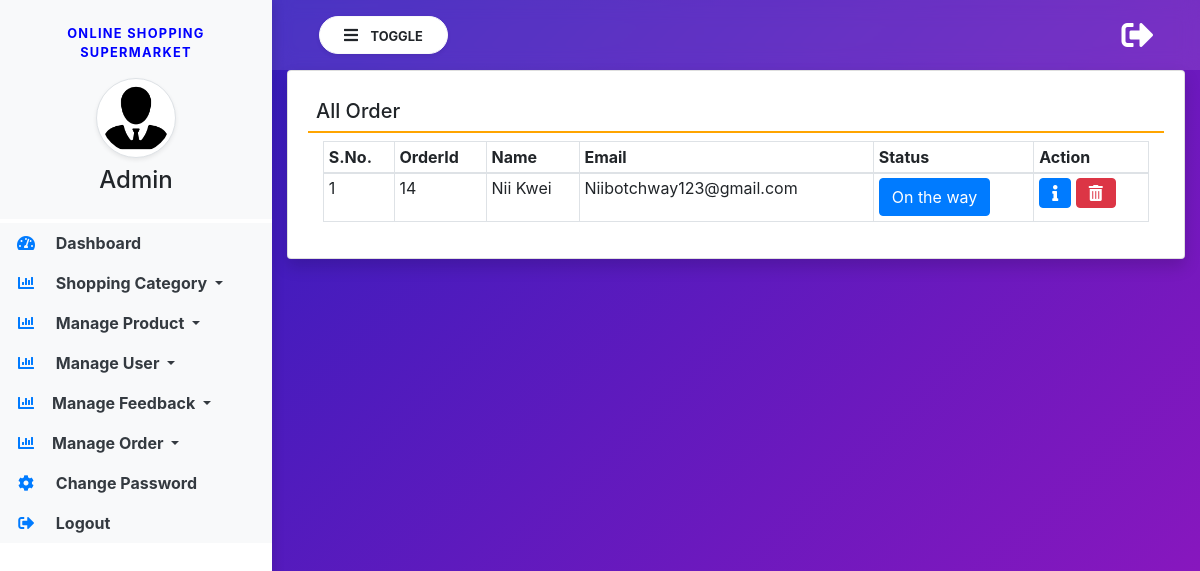
/manage-order/, run on an earlier commit of the app's database.
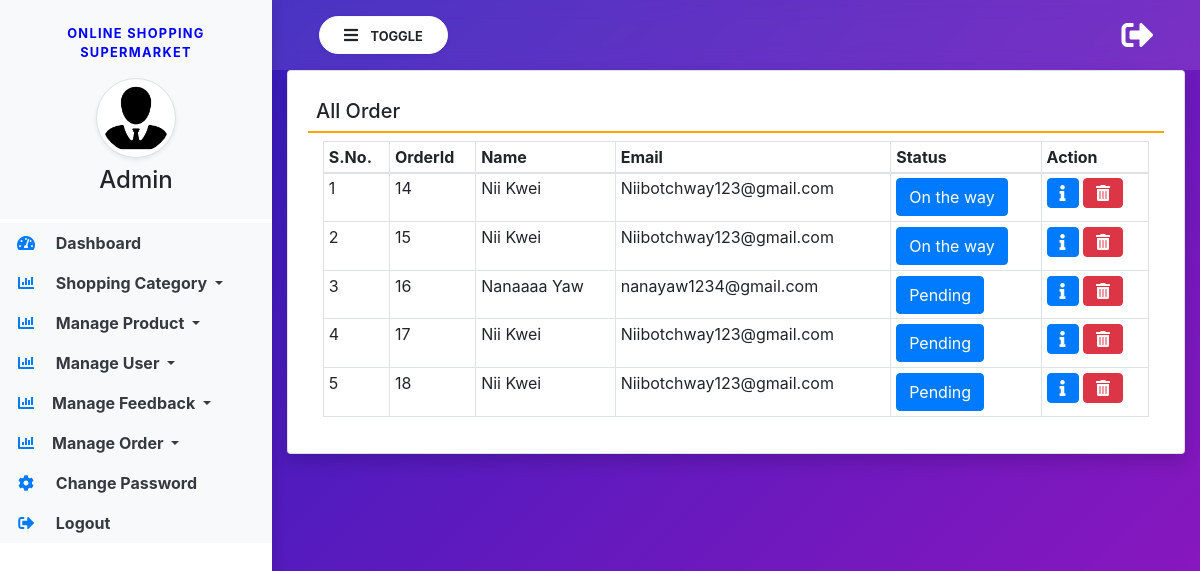
And on a later commit of the database.
### groceryapp/models.py (models this page shows, shortened)
class Booking(models.Model):
    user = models.ForeignKey(User, on_delete=models.CASCADE, null=True, blank=True)
    product = models.TextField(default={'objects': []}, null=True, blank=True)
    total = models.CharField(max_length=100, null=True, blank=True)
    status = models.IntegerField(choices=ORDERSTATUS, default=1)
    created = models.DateTimeField(auto_now_add=True)
    updated = models.DateTimeField(auto_now=True)

### groceryapp/views.py (the view)
# urls.py: path('manage-order/', manage_order, name="manage_order"),
def manage_order(request):
    action = request.GET.get('action', 0)
    order = Booking.objects.filter(status=int(action))
    order_status = ORDERSTATUS[int(action)-1][1]
    if int(action) == 0:
        order = Booking.objects.filter()
        order_status = 'All'
    return render(request, 'manage_order.html', locals())

### groceryapp/templatetags/custom_tags.py (called while the page is built)
@register.filter()
def get_product(productli):
    try:
        productli = productli.replace("'", '"')
        myli = json.loads(str(productli))['objects'][0]
        pro_li = [int(i) for i in myli.keys()]
        product = Product.objects.filter(id__in=pro_li)
        return product
    except (json.JSONDecodeError, KeyError, ValueError, TypeError):
        return None

@register.simple_tag
def get_qty(pro, bookid):
    try:
        book = Booking.objects.get(id=bookid)
        productli = book.product.replace("'", '"')
        myli = json.loads(str(productli))['objects'][0]
        return myli.get(str(pro), 0)
    except (Booking.DoesNotExist, json.JSONDecodeError, KeyError, ValueError, TypeError):
        return 0

### groceryapp/templates/manage_order.html (shortened to what this page needs)
{% extends 'admin_base.html' %}
{% block main %}
{% load custom_tags %}
{% load static %}
<div class="card shadow">
    <div class="card-body">
        <h5 class="p-2" style="border-bottom: 2px solid orange;">{{order_status}} Order</h5>
        <div class="container-fluid">
            <table class="table table-bordered table-sm" id="example">
                <thead>
                <tr>
                    <th>S.No.</th>
                    <th>OrderId</th>
                    <th>Name</th>
                    <th>Email</th>
                    <th>Status</th>
                    <th>Action</th>
                </tr>
                </thead>
                <tbody>
                {% for i in order %}
                <tr>
                    <td>{{forloop.counter}}</td>
                    <td>{{i.id}}</td>
                    <td>{{i.user.first_name}} {{i.user.last_name}}</td>
                    <td>{{i.user.username}}</td>
                    <td>
                        <a href="/admin-order-track/{{i.id}}/" class="btn btn-primary" title="Track Status">{{i.get_status_display}}</a>
                    </td>
                    <td>
                        <button type="button" class="btn btn-primary" data-toggle="modal" data-target="#exampleModal-{{forloop.counter}}">
                          <i class="fas fa-info"></i>
                        </button>
                        <a href="/delete-order/{{i.id}}/?action={{request.GET.action}}" class="btn btn-danger"
                           onclick="return confirm('Are You Sure?')">
                            <i class="fas fa-trash-alt"></i>
                        </a>
                    </td>
                </tr>
                {% endfor %}
                </tbody>
            </table>
        </div>
    </div>
</div>
{% endblock %}

What changed in the data, as far as the page shows it:
added Booking: id "15", user.first_name "Nii", user.last_name "Kwei", user.username "Niibotchway123@gmail.com", status "On the way"
added Booking: id "16", user.first_name "Nanaaaa", user.last_name "Yaw", user.username "nanayaw1234@gmail.com", status "Pending"
added Booking: id "17", user.first_name "Nii", user.last_name "Kwei", user.username "Niibotchway123@gmail.com", status "Pending"
added Booking: id "18", user.first_name "Nii", user.last_name "Kwei", user.username "Niibotchway123@gmail.com", status "Pending"
